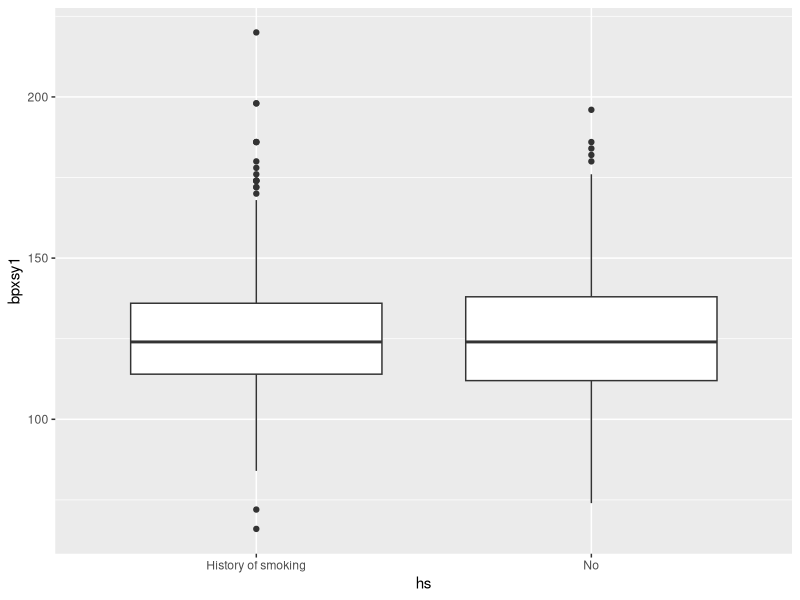
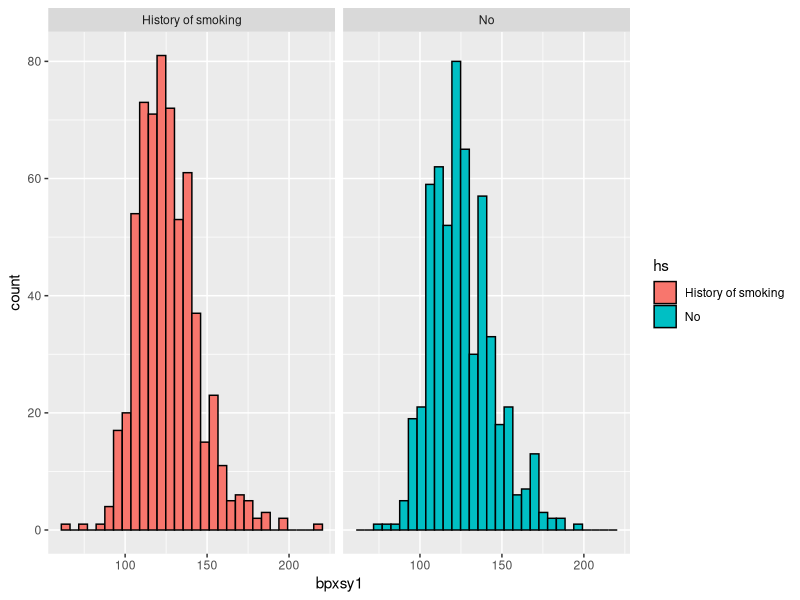
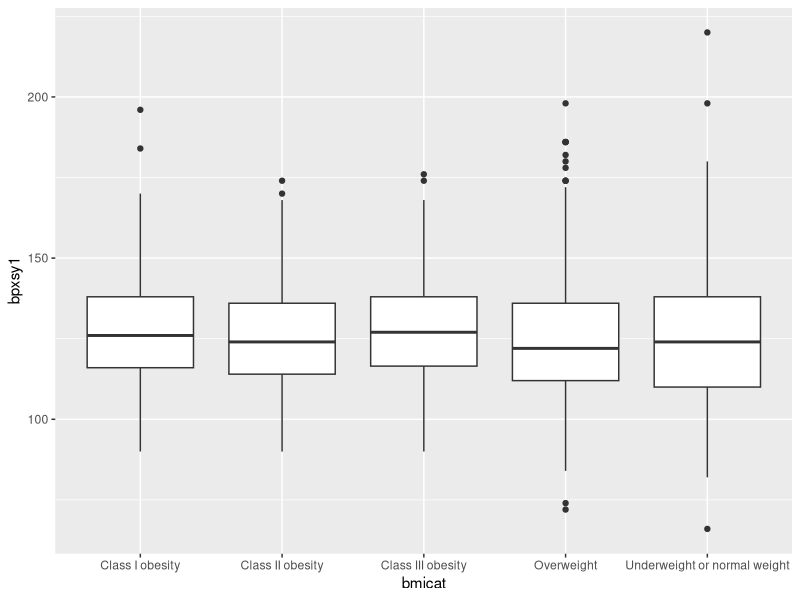
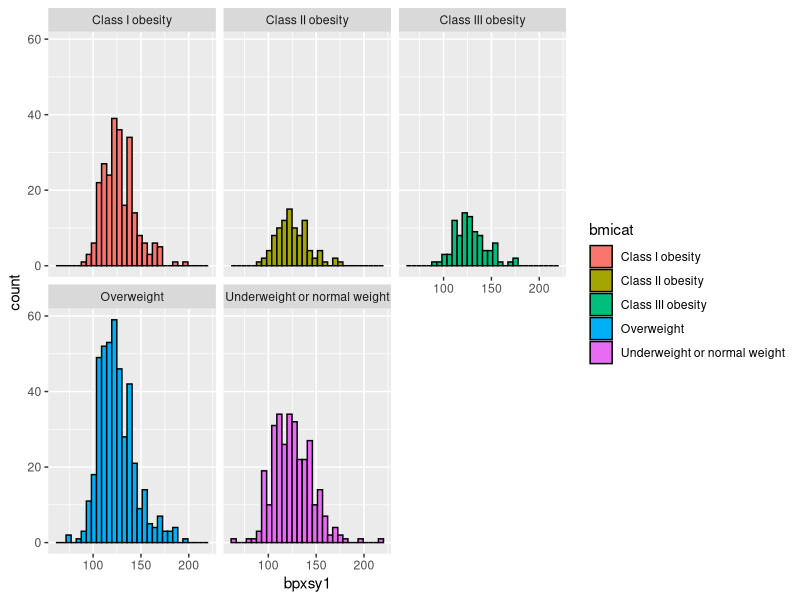

The R script that drew these images, in order:
## ---- chunk 1
knitr::opts_chunk$set(echo = TRUE)
library(testthat)
## ---- chunk 2
# load in the appropriate libraries
library(readr)
library(ggplot2)
library(dplyr)
library(broom)
library(testthat)

# Read CSV into R
# include data/ because the file is in the data folder
nhanes <- read_csv("data/nhanes.csv") 

nhanes <- na.omit(nhanes) # this code skip rows with missing values
## ---- chunk 3
. = " # BEGIN PROMPT
plot1 <- NULL # YOUR CODE HERE
plot1
" # END PROMPT

# BEGIN SOLUTION NO PROMPT
plot1 <- ggplot(nhanes, aes(x = hs, y = bpxsy1)) + 
  geom_boxplot() 
plot1
# END SOLUTION
## ---- chunk 4
## Test ##
expect_true("ggplot" %in% class(plot1))
## ---- chunk 5
## Test ##
expect_true(identical(plot1$data, nhanes))
## ---- chunk 6
## Test ##
expect_true(rlang::quo_get_expr(plot1$mapping$x) == "hs")
## ---- chunk 7
## Test ##
expect_true(rlang::quo_get_expr(plot1$mapping$y) == "bpxsy1")
## ---- chunk 8
## Test ##
expect_true("GeomBoxplot" %in% class(plot1$layers[[1]]$geom))
## ---- chunk 9
. = " # BEGIN PROMPT
plot2 <- NULL # YOUR CODE HERE
plot2
" # END PROMPT

# BEGIN SOLUTION NO PROMPT
plot2 <- ggplot(nhanes, aes(x = bpxsy1)) +
  geom_histogram(aes(fill = hs), col = "black") +
  facet_wrap(hs~.)
plot2
# END SOLUTION
## ---- chunk 10
## Test ##
expect_true("ggplot" %in% class(plot2))
## ---- chunk 11
## Test ##
expect_true(identical(plot2$data, nhanes))
## ---- chunk 12
## Test ##
expect_true(rlang::quo_get_expr(plot2$mapping$x) == "bpxsy1")
## ---- chunk 13
## Test ##
expect_true("FacetGrid" %in% class(plot2$facet) | "FacetWrap" %in% class(plot2$facet))
## ---- chunk 14
. = " # BEGIN PROMPT
p3 <- NULL # YOUR CODE HERE
p3
" # END PROMPT

# BEGIN SOLUTION NO PROMPT
p3 <- nhanes %>% group_by(hs) %>% summarise(mean_bp =mean(bpxsy1),
                                            sd_bp = sd(bpxsy1)) 
# END SOLUTION
## ---- chunk 15
## Test ##
expect_true("data.frame" %in% class(p3))
## ---- chunk 16
## Test ##
expect_true(nrow(p3) == 2)
## ---- chunk 17
## Test ##
expect_true(ncol(p3) == 3)
## ---- chunk 18
. = " # BEGIN PROMPT
p6 <- NULL # YOUR CODE HERE
p6
" # END PROMPT

# BEGIN SOLUTION NO PROMPT
p6 <- t.test(bpxsy1 ~ hs, data = nhanes) # SOLUTION
p6
# END SOLUTION
## ---- chunk 19
## Test ##
expect_true("htest" %in% class(p6))
## ---- chunk 20
## Test ##
expect_true(all.equal(unname(p6$statistic), 0.2309, 0.001))
## ---- chunk 21
. = " # BEGIN PROMPT
# this code gives you the number of smokers in the dataset
n_s <- nrow(nhanes %>% filter(hs == 'History of smoking'))
n_s

# this code gives you the number of non-smokers in the dataset
n_ns <- nrow(nhanes %>% filter(hs == 'No'))
n_ns

# calculate your test statistic. You can make more objects if you wish.
t_stat <- NULL # YOUR CODE HERE
t_stat
" # END PROMPT


# BEGIN SOLUTION NO PROMPT
se <- sqrt((18.56617^2/619) + (18.71515^2/559))
t_stat <- 0.2512/se
t_stat
# END SOLUTION
## ---- chunk 22
## Test ##
expect_true(all.equal(t_stat, 0.2309, 0.001))
## ---- chunk 23
. = " # BEGIN PROMPT

p_value <- NULL # YOUR CODE HERE
p_value
" # END PROMPT

# BEGIN SOLUTION NO PROMPT
p_value <- pt(t_stat, df = 558, lower.tail = F) * 2
p_value
# END SOLUTION
## ---- chunk 24
## Test ##
expect_true(p_value < 1 & p_value > 0)
## ---- chunk 25
## Test ##
expect_true(all.equal(p_value, 0.8174, tol = 0.001))
## ---- chunk 26
. = " # BEGIN PROMPT
lowerbound <- NULL # YOUR CODE HERE
upperbound <- NULL # YOUR CODE HERE
conf_int <- c(lowerbound, upperbound)
conf_int
" # END PROMPT

# BEGIN SOLUTION NO PROMPT
critical_val <- qt(p = 0.995, df = 558)
lowerbound <- 0.2512 - critical_val*se 
upperbound <- 0.2512 + critical_val*se
conf_int <- c(lowerbound, upperbound)
conf_int
# END SOLUTION
## ---- chunk 27
## Test ##
expect_true(conf_int[1] < conf_int[2])
## ---- chunk 28
## Test ##
expect_true(all.equal(conf_int[1], -2.560568, tol = 0.001))
## ---- chunk 29
## Test ##
expect_true(all.equal(conf_int[2], 3.062968, tol = 0.001))
## ---- chunk 30
. = " # BEGIN PROMPT
plot11 <- NULL # YOUR CODE HERE
plot11
" # END PROMPT

# BEGIN SOLUTION NO PROMPT
plot11 <- ggplot(data = nhanes, aes(x = bmicat, y = bpxsy1)) + geom_boxplot() # SOLUTION
plot11
# END SOLUTION
## ---- chunk 31
## Test ##
expect_true("ggplot" %in% class(plot11))
## ---- chunk 32
## Test ##
expect_true(identical(plot11$data, nhanes))
## ---- chunk 33
## Test ##
expect_true(rlang::quo_get_expr(plot11$mapping$x) == "bmicat")
## ---- chunk 34
## Test ##
expect_true(rlang::quo_get_expr(plot11$mapping$y) == "bpxsy1")
## ---- chunk 35
## Test ##
expect_true("GeomBoxplot" %in% class(plot11$layers[[1]]$geom))
## ---- chunk 36
. = " # BEGIN PROMPT
plot12 <- NULL # YOUR CODE HERE
plot12
" # END PROMPT

# BEGIN SOLUTION NO PROMPT
plot12 <- ggplot(data = nhanes, aes(x = bpxsy1)) +
  geom_histogram(aes(fill = bmicat), col = "black",
                 position = "stack") + facet_wrap(bmicat~.)
plot12
# END SOLUTION
## ---- chunk 37
## Test ##
expect_true("ggplot" %in% class(plot12))
## ---- chunk 38
## Test ##
expect_true(identical(plot12$data, nhanes))
## ---- chunk 39
## Test ##
expect_true(rlang::quo_get_expr(plot12$mapping$x) == "bpxsy1")
## ---- chunk 40
## Test ##
expect_true("FacetGrid" %in% class(plot12$facet) | "FacetWrap" %in% class(plot12$facet))
## ---- chunk 41
. = " # BEGIN PROMPT
p13 <- NULL # YOUR CODE HERE
p13
" # END PROMPT

# BEGIN SOLUTION NO PROMPT
p13 <- nhanes %>% group_by(bmicat) %>% summarize(mean_bp = mean(bpxsy1),
                                                 sd_bp = sd(bpxsy1))
p13
# END SOLUTION
## ---- chunk 42
## Test ##
expect_true("data.frame" %in% class(p13))
## ---- chunk 43
## Test ##
expect_true(nrow(p13) == 5)
## ---- chunk 44
## Test ##
expect_true(ncol(p13) == 3)
## ---- chunk 45
. = " # BEGIN PROMPT
p14 <- NULL # YOUR CODE HERE
tidy(p14) # tidy displays your output. It lives in the `broom` package
" # END PROMPT

# BEGIN SOLUTION NO PROMPT
p14 <- aov(bpxsy1 ~ bmicat, data = nhanes)
tidy(p14)
# END SOLUTION
## ---- chunk 46
## Test ##
expect_true("aov" %in% class(p14))
## ---- chunk 47
## Test ##
expect_true(p14$terms[[2]] == "bpxsy1")
## ---- chunk 48
## Test ##
expect_true(p14$terms[[3]] == "bmicat")
## ---- chunk 49
## Test ##
expect_true(all.equal(unname(p14$coefficients[2]), -2.088294, tol = 0.001))
## ---- chunk 50
. = " # BEGIN PROMPT
p15 <- NULL # YOUR CODE HERE
tidy(p15) 
" # END PROMPT

# BEGIN SOLUTION NO PROMPT
p15 <- TukeyHSD(p14) # SOLUTION
tidy(p15)
# END SOLUTION
## ---- chunk 51
## Test ##
expect_true("TukeyHSD" %in% class(p15))
## ---- chunk 52
## Test ##
expect_true(all.equal(p15$bmicat[1,4], 0.8833041, tol = 0.001))
